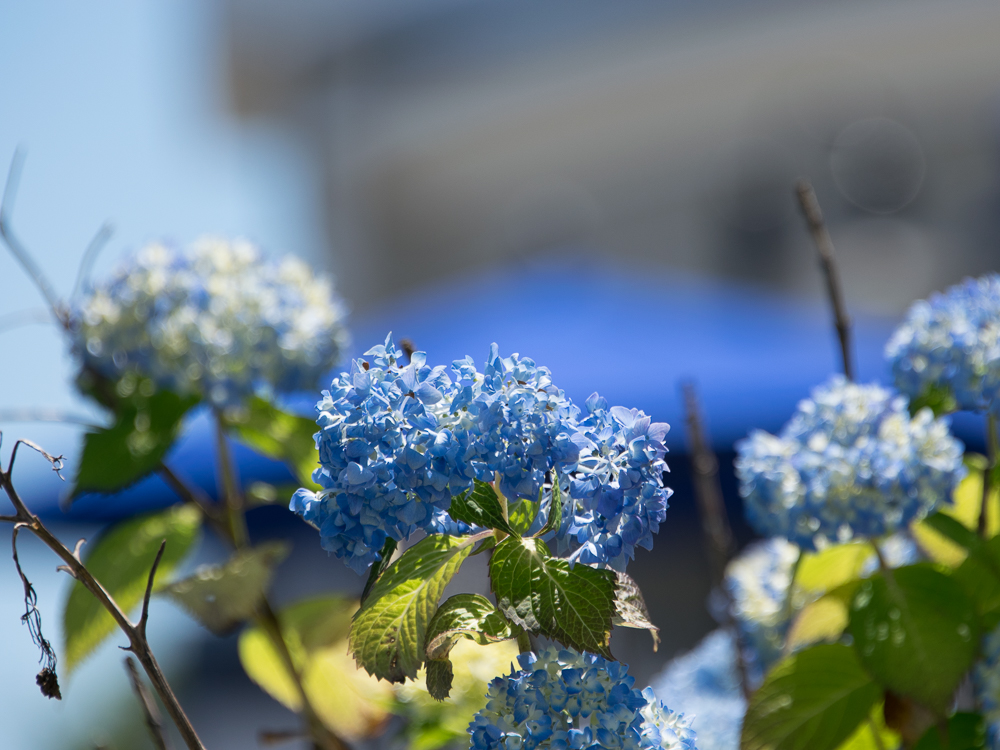
#> input picture images/blue-flowers.jpg, 1000 x 750 px
$ python 02_image_basics.py --image ../images/blue-flowers.jpg
#> lines starting #> are read from the running program, lines starting #| are printed output that depends on the picture; after the words box and inside, x2 and y2 are one past the last pixel; in counts of white or black regions, pixels touching at a corner belong together
import argparse
import cv2

ap = argparse.ArgumentParser()
ap.add_argument("-i", "--image", required=True, help="Path to image file.")

args = vars(ap.parse_args())

image = cv2.imread(args["image"])
#> image is the input picture: shape (750, 1000, 3); mean B, G, R 130.9, 122.7, 104.8

(h, w) = image.shape[:2]
#> h = 750; w = 1000
cv2.imshow("Original", image)

(b, g, r) = image[0, 0]
#> b = 227; g = 191; r = 153
print("Pixel at (0, 0) - Read {r}, Green - {g}, Blue - {b}".format(r=r, g=g, b=b))
#| Pixel at (0, 0) - Read 153, Green - 191, Blue - 227

image[0, 0] = (0, 0, 255)
#> image: shape (750, 1000, 3); under 0.01% of pixels changed, all inside (x1, y1, x2, y2) = (0, 0, 1, 1)
(b, g, r) = image[0, 0]
#> b = 0; g = 0; r = 255
print("Pixel at (0, 0) - Read {r}, Green - {g}, Blue - {b}".format(r=r, g=g, b=b))
#| Pixel at (0, 0) - Read 255, Green - 0, Blue - 0

# Get center
(cX, cY) = (w // 2, h // 2)
#> cX = 500; cY = 375

tl = image[0:cY, 0:cX]
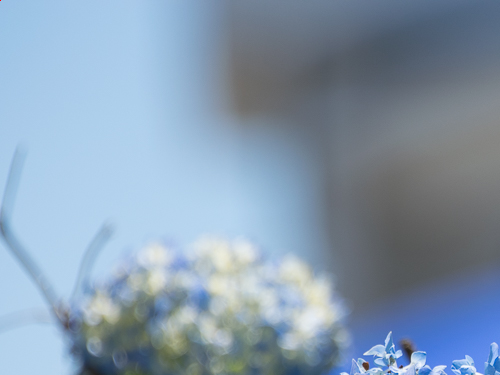
#> tl: shape (375, 500, 3); mean B, G, R 174.7, 154.5, 134.3
cv2.imshow("Top Left", tl)

tr = image[0:cY, cX:w]
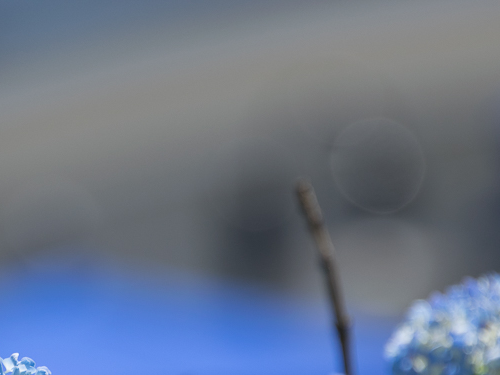
#> tr: shape (375, 500, 3); mean B, G, R 138.1, 117.6, 105.9
cv2.imshow("Top Right", tr)

bl = image[cY:h, 0:cX]
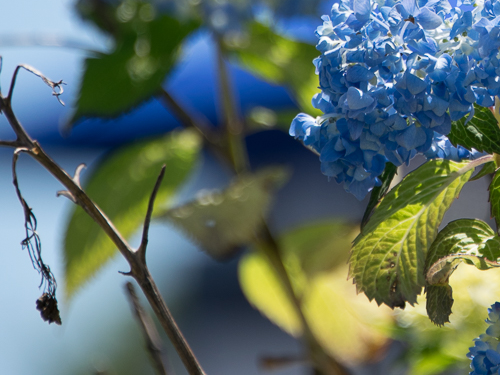
#> bl: shape (375, 500, 3); mean B, G, R 105.4, 111.2, 92
cv2.imshow("Bottom Left", bl)

br = image[cY:h, cX:w]
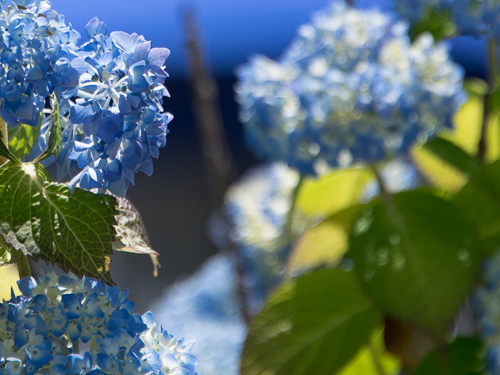
#> br: shape (375, 500, 3); mean B, G, R 105.4, 107.3, 87
cv2.imshow("Bottom Right", br)

# Change top left section to be green
image[0:cY, 0:cX] = (0, 255, 0)
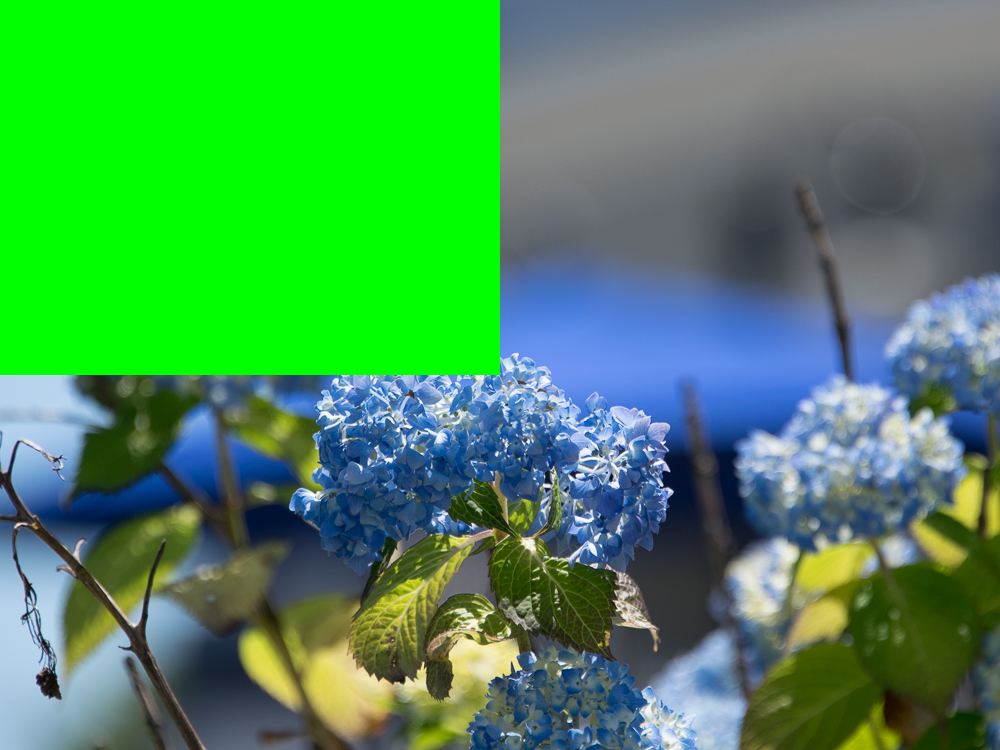
#> image: shape (750, 1000, 3); mean B, G, R 87.2, 147.8, 71.2
cv2.imshow("Updated", image)

cv2.waitKey(0)

$ run again, on images/white-flowers.jpg
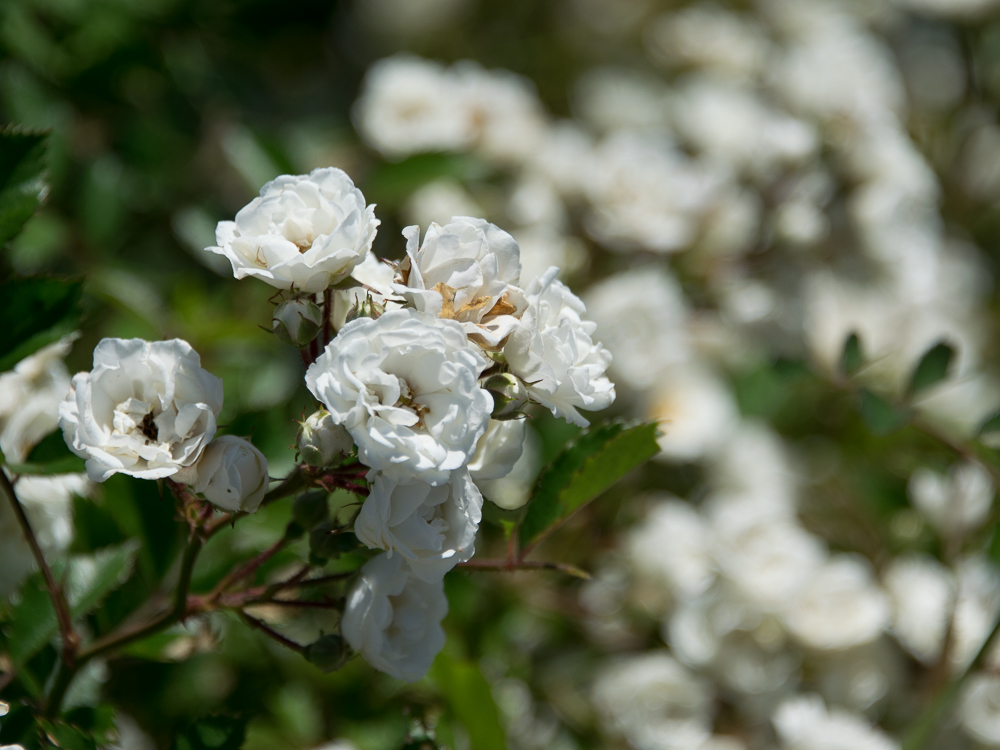
#> input picture images/white-flowers.jpg, 1000 x 750 px
#> image is the input picture: shape (750, 1000, 3); mean B, G, R 85.4, 108.1, 101.1
#> `(b, g, r) = image[0, 0]`: b = 24; g = 62; r = 34
#| Pixel at (0, 0) - Read 34, Green - 62, Blue - 24
#> `(b, g, r) = image[0, 0]`: b = 0; r = 255
#| Pixel at (0, 0) - Read 255, Green - 0, Blue - 0
#> `br = image[cY:h, cX:w]`:
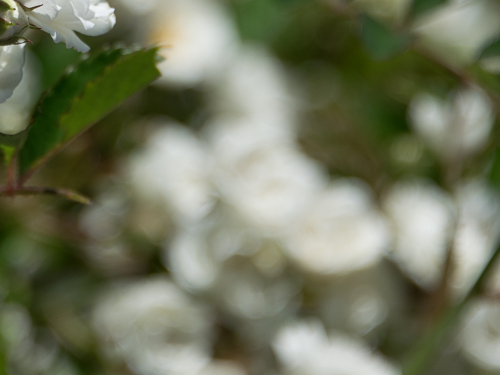
#> br: shape (375, 500, 3); mean B, G, R 93.8, 118.4, 114
#> `image[0:cY, 0:cX] = (0, 255, 0)`:
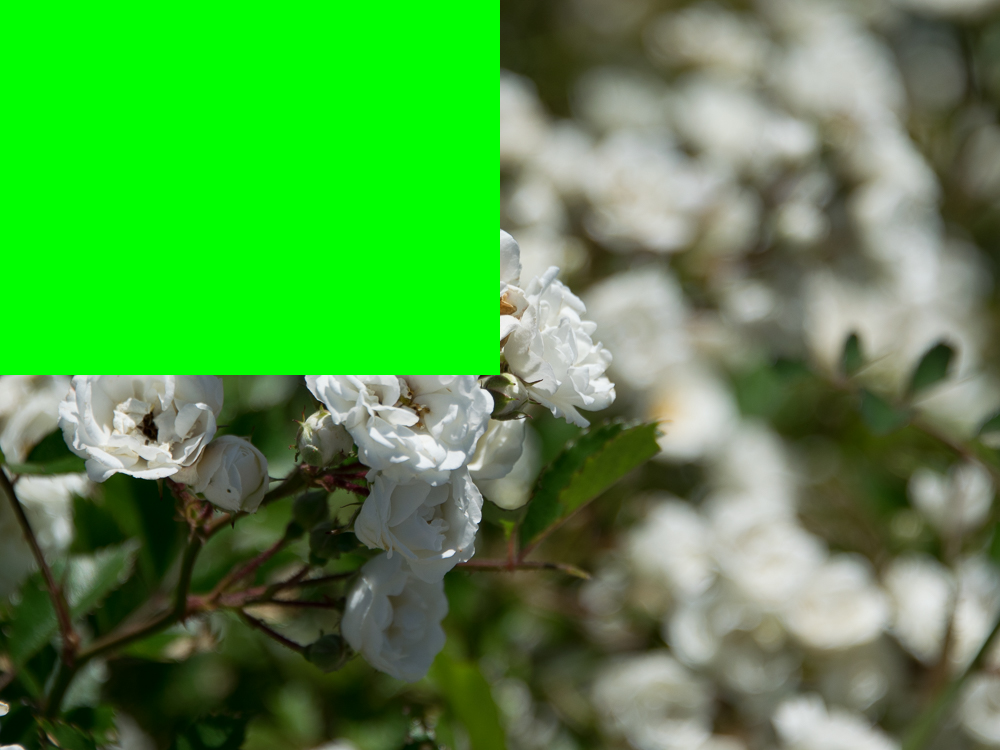
#> image: shape (750, 1000, 3); mean B, G, R 67.9, 148.3, 80.2
